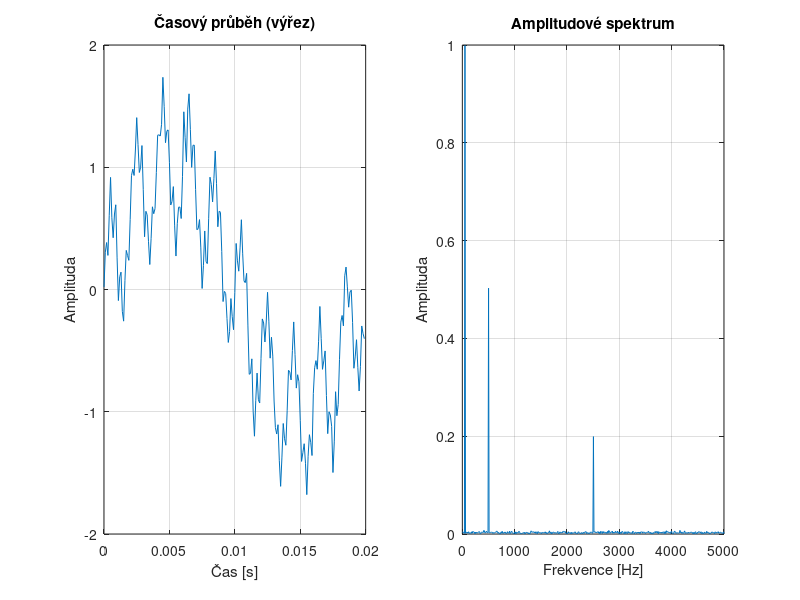

The MATLAB source for this figure: (Note: this script raises an error after producing the figure.)
% =========================================================================
% Generování testovacích signálů pro DSP filtrace
% =========================================================================
clear; clc; close all;

%% 1. Parametry signálu
fs = 10000;         % Vzorkovací frekvence (10 kHz)
f1 = 50;   A1 = 1.0; % Nízkofrekvenční složka
f2 = 500;  A2 = 0.5; % Středněfrekvenční složka
f3 = 2500; A3 = 0.2; % Vysokofrekvenční složka
noise_power = 0.05;  % Výkon bílého šumu

%% 2. Definice velikostí datasetů
N_small = 1e3;      % 1 000 vzorků
N_medium = 1e5;     % 100 000 vzorků
N_large = 1e7;      % 10 000 000 vzorků

% Anonymní funkce pro generování signálu (aby se kód neopakoval)
generate_signal = @(N) A1*sin(2*pi*f1*(0:N-1)/fs) + ...
                       A2*sin(2*pi*f2*(0:N-1)/fs) + ...
                       A3*sin(2*pi*f3*(0:N-1)/fs) + ...
                       noise_power * randn(1, N);

%% 3. Generování signálů
disp('Generuji signály...');
sig_small  = generate_signal(N_small)';   % Transpozice na sloupcový vektor
sig_medium = generate_signal(N_medium)';
%sig_large  = generate_signal(N_large)';

%% 4. Vykreslení malého signálu a jeho spektra pro kontrolu
t_small = (0:N_small-1)/fs;
figure('Name', 'Analýza malého signálu', 'Position', [100 100 800 400]);

% Časová oblast
subplot(1,2,1);
plot(t_small(1:200), sig_small(1:200)); % Zobrazíme jen prvních 200 vzorků
title('Časový průběh (výřez)');
xlabel('Čas [s]'); ylabel('Amplituda');
grid on;

% Frekvenční oblast (FFT)
subplot(1,2,2);
f_axis = linspace(0, fs/2, N_small/2);
sig_fft = abs(fft(sig_small))/N_small;
plot(f_axis, 2*sig_fft(1:N_small/2));
title('Amplitudové spektrum');
xlabel('Frekvence [Hz]'); ylabel('Amplituda');
grid on;

%% 5. Export do CSV
disp('Exportuji do CSV (to může u velkého datasetu chvíli trvat)...');

input_path = '../data/input/';
% writematrix je v novějších verzích Matlabu velmi rychlý
writematrix(sig_small, strcat(input_path, 'signal_small.csv'));
disp('signal_small.csv uložen.');

writematrix(sig_medium, strcat(input_path, 'signal_medium.csv'));
disp('signal_medium.csv uložen.');

%writematrix(sig_large, 'signal_large.csv');
%disp('signal_large.csv uložen.');

disp('Hotovo!');
